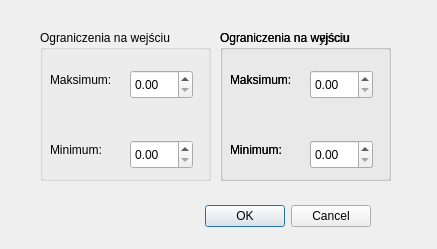
<?xml version="1.0" encoding="UTF-8"?>
<ui version="4.0">
 <class>Dialog</class>
 <widget class="QDialog" name="Dialog">
  <property name="geometry">
   <rect>
    <x>0</x>
    <y>0</y>
    <width>437</width>
    <height>249</height>
   </rect>
  </property>
  <property name="windowTitle">
   <string>Dialog</string>
  </property>
  <widget class="QDialogButtonBox" name="buttonBox">
   <property name="geometry">
    <rect>
     <x>20</x>
     <y>200</y>
     <width>351</width>
     <height>32</height>
    </rect>
   </property>
   <property name="orientation">
    <enum>Qt::Orientation::Horizontal</enum>
   </property>
   <property name="standardButtons">
    <set>QDialogButtonBox::StandardButton::Cancel|QDialogButtonBox::StandardButton::Ok</set>
   </property>
  </widget>
  <widget class="QGroupBox" name="groupBox">
   <property name="geometry">
    <rect>
     <x>40</x>
     <y>30</y>
     <width>171</width>
     <height>151</height>
    </rect>
   </property>
   <property name="title">
    <string>Ograniczenia na wejściu</string>
   </property>
   <widget class="QDoubleSpinBox" name="doubleSpinBox">
    <property name="geometry">
     <rect>
      <x>90</x>
      <y>40</y>
      <width>63</width>
      <height>29</height>
     </rect>
    </property>
   </widget>
   <widget class="QDoubleSpinBox" name="doubleSpinBox_2">
    <property name="geometry">
     <rect>
      <x>90</x>
      <y>110</y>
      <width>63</width>
      <height>29</height>
     </rect>
    </property>
   </widget>
   <widget class="QLabel" name="label">
    <property name="geometry">
     <rect>
      <x>10</x>
      <y>40</y>
      <width>81</width>
      <height>20</height>
     </rect>
    </property>
    <property name="text">
     <string>Maksimum:</string>
    </property>
   </widget>
   <widget class="QLabel" name="label_4">
    <property name="geometry">
     <rect>
      <x>10</x>
      <y>110</y>
      <width>81</width>
      <height>20</height>
     </rect>
    </property>
    <property name="text">
     <string>Minimum:</string>
    </property>
   </widget>
  </widget>
  <widget class="QGroupBox" name="groupBox_2">
   <property name="geometry">
    <rect>
     <x>220</x>
     <y>30</y>
     <width>171</width>
     <height>151</height>
    </rect>
   </property>
   <property name="title">
    <string>Ograniczenia na wyjściu</string>
   </property>
   <widget class="QDoubleSpinBox" name="doubleSpinBox_3">
    <property name="geometry">
     <rect>
      <x>90</x>
      <y>40</y>
      <width>63</width>
      <height>29</height>
     </rect>
    </property>
   </widget>
   <widget class="QDoubleSpinBox" name="doubleSpinBox_4">
    <property name="geometry">
     <rect>
      <x>90</x>
      <y>110</y>
      <width>63</width>
      <height>29</height>
     </rect>
    </property>
   </widget>
   <widget class="QLabel" name="label_2">
    <property name="geometry">
     <rect>
      <x>10</x>
      <y>40</y>
      <width>81</width>
      <height>20</height>
     </rect>
    </property>
    <property name="text">
     <string>Maksimum:</string>
    </property>
   </widget>
   <widget class="QLabel" name="label_3">
    <property name="geometry">
     <rect>
      <x>10</x>
      <y>110</y>
      <width>81</width>
      <height>20</height>
     </rect>
    </property>
    <property name="text">
     <string>Minimum:</string>
    </property>
   </widget>
   <widget class="QGroupBox" name="groupBox_3">
    <property name="geometry">
     <rect>
      <x>180</x>
      <y>0</y>
      <width>171</width>
      <height>151</height>
     </rect>
    </property>
    <property name="title">
     <string>Ograniczenia na wyjściu</string>
    </property>
    <widget class="QDoubleSpinBox" name="doubleSpinBox_5">
     <property name="geometry">
      <rect>
       <x>90</x>
       <y>40</y>
       <width>63</width>
       <height>29</height>
      </rect>
     </property>
    </widget>
    <widget class="QDoubleSpinBox" name="doubleSpinBox_6">
     <property name="geometry">
      <rect>
       <x>90</x>
       <y>110</y>
       <width>63</width>
       <height>29</height>
      </rect>
     </property>
    </widget>
    <widget class="QLabel" name="label_5">
     <property name="geometry">
      <rect>
       <x>10</x>
       <y>40</y>
       <width>81</width>
       <height>20</height>
      </rect>
     </property>
     <property name="text">
      <string>Maksimum:</string>
     </property>
    </widget>
    <widget class="QLabel" name="label_6">
     <property name="geometry">
      <rect>
       <x>10</x>
       <y>110</y>
       <width>81</width>
       <height>20</height>
      </rect>
     </property>
     <property name="text">
      <string>Minimum:</string>
     </property>
    </widget>
   </widget>
   <widget class="QGroupBox" name="groupBox_4">
    <property name="geometry">
     <rect>
      <x>0</x>
      <y>0</y>
      <width>171</width>
      <height>151</height>
     </rect>
    </property>
    <property name="title">
     <string>Ograniczenia na wejściu</string>
    </property>
    <widget class="QDoubleSpinBox" name="doubleSpinBox_7">
     <property name="geometry">
      <rect>
       <x>90</x>
       <y>40</y>
       <width>63</width>
       <height>29</height>
      </rect>
     </property>
    </widget>
    <widget class="QDoubleSpinBox" name="doubleSpinBox_8">
     <property name="geometry">
      <rect>
       <x>90</x>
       <y>110</y>
       <width>63</width>
       <height>29</height>
      </rect>
     </property>
    </widget>
    <widget class="QLabel" name="label_7">
     <property name="geometry">
      <rect>
       <x>10</x>
       <y>40</y>
       <width>81</width>
       <height>20</height>
      </rect>
     </property>
     <property name="text">
      <string>Maksimum:</string>
     </property>
    </widget>
    <widget class="QLabel" name="label_8">
     <property name="geometry">
      <rect>
       <x>10</x>
       <y>110</y>
       <width>81</width>
       <height>20</height>
      </rect>
     </property>
     <property name="text">
      <string>Minimum:</string>
     </property>
    </widget>
   </widget>
  </widget>
 </widget>
 <resources/>
 <connections>
  <connection>
   <sender>buttonBox</sender>
   <signal>accepted()</signal>
   <receiver>Dialog</receiver>
   <slot>accept()</slot>
   <hints>
    <hint type="sourcelabel">
     <x>248</x>
     <y>254</y>
    </hint>
    <hint type="destinationlabel">
     <x>157</x>
     <y>274</y>
    </hint>
   </hints>
  </connection>
  <connection>
   <sender>buttonBox</sender>
   <signal>rejected()</signal>
   <receiver>Dialog</receiver>
   <slot>reject()</slot>
   <hints>
    <hint type="sourcelabel">
     <x>316</x>
     <y>260</y>
    </hint>
    <hint type="destinationlabel">
     <x>286</x>
     <y>274</y>
    </hint>
   </hints>
  </connection>
 </connections>
</ui>
